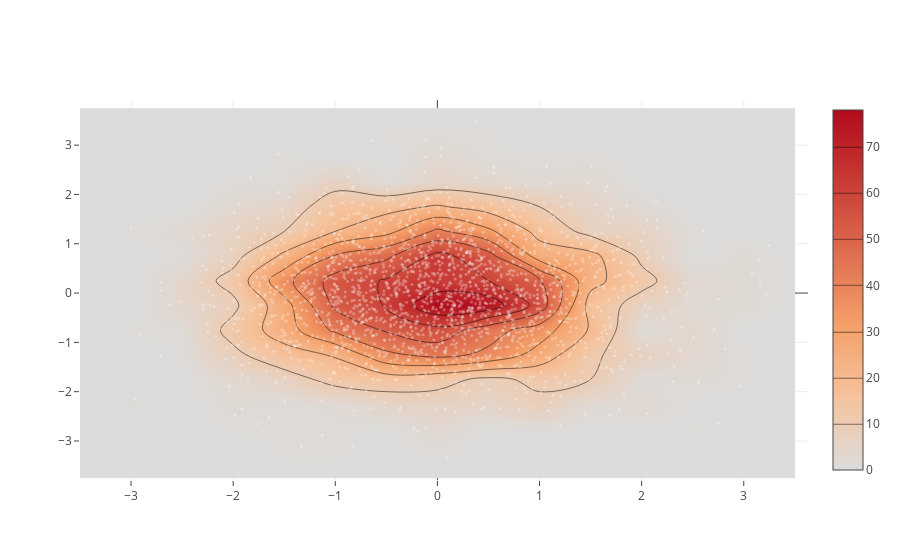

Notebook cell for this chart:
### Code cell
import plotly.graph_objs as go

import numpy as np

x = np.random.randn(2000)
y = np.random.randn(2000)
iplot([go.Histogram2dContour(x=x, y=y, contours=dict(coloring='heatmap')),
       go.Scatter(x=x, y=y, mode='markers', marker=dict(color='white', size=3, opacity=0.3))], show_link=False)

### Figure 1 — Plotly figure (JSON) as saved in the notebook; plotly's stock layout.template omitted (floating-point values rounded to 4 significant figures; data arrays with more than 128 entries replaced by an {"elided": "..."} marker saying what was removed)
{"data": [{"contours": {"coloring": "heatmap"}, "type": "histogram2dcontour", "uid": "7f81679a-99d0-4db1-8639-613e9563f245", "x": {"elided": "2000 float values"}, "y": {"elided": "2000 float values"}}, {"marker": {"color": "white", "opacity": 0.3, "size": 3}, "mode": "markers", "type": "scatter", "uid": "d19adc52-dc2f-4661-955c-cfd84a3e6a4f", "x": {"elided": "2000 float values"}, "y": {"elided": "2000 float values"}}], "layout": {}}
